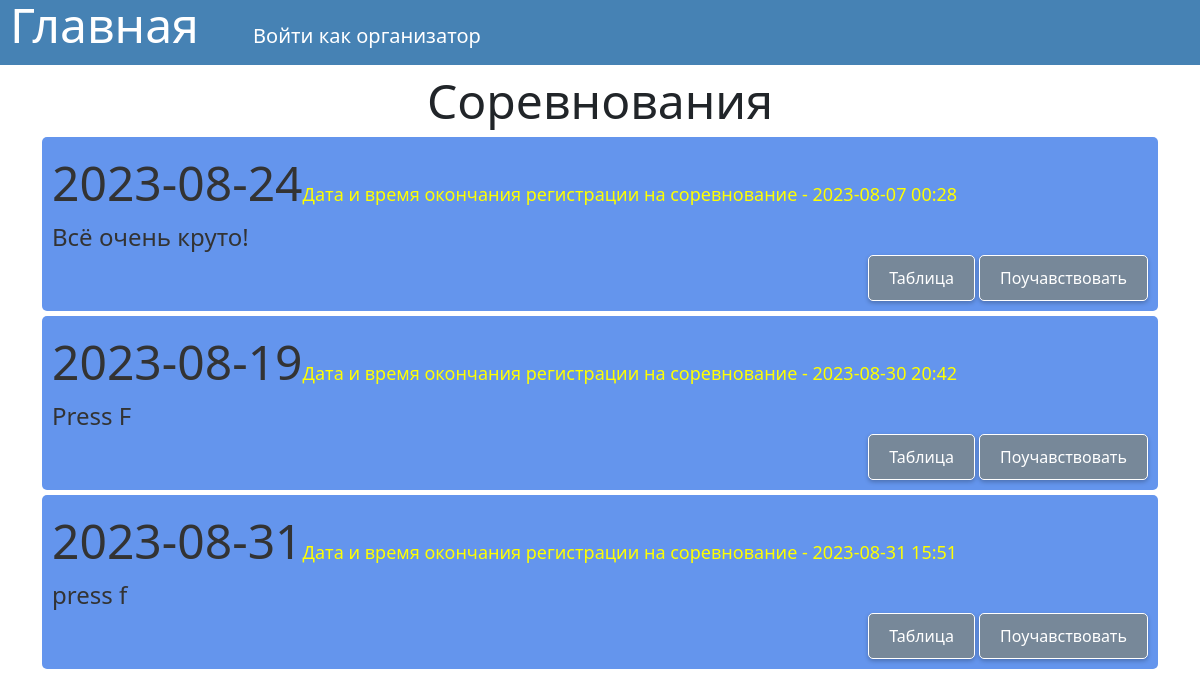
The page / on the database its author committed.
### for_work_with_database/class_db_competition.py (models this page shows)
class Competition(SqlAlchemyBase):
    __tablename__ = 'competition'
    id = Column(Integer, primary_key=True, autoincrement=True)
    date = Column(Text)
    commentary = Column(Text)
    date_of_ending_registration_members = Column(Text)

### main.py (the view)
@app.route("/")
@limiter.limit("5/second")
def main_page():
    if current_user.is_authenticated:
        print(current_user.email)
    sess = db_session.create_session()
    competitions = sess.query(Competition).all()
    print(competitions)
    return render_template("main_page.html", competitions=competitions)

### for_work_with_database/db_session.py (called while the page is built)
def create_session() -> Session:
    global __factory
    return __factory()

### templates/main_page.html (shortened to what this page needs)
{% extends "base.html" %}
{% block content %}
<head>
</head>
<body>
<div align="center">
    <font size="45%">Соревнования</font><br>
</div>
<div align="center">
    <ul class="competitions">
        {% for competition in competitions%}
        <li>
            <div align="left">
                <font size="20%">{{competition.date}}</font><font color="yellow" size="4%">Дата и время окончания регистрации на соревнование - {{" ".join(competition.date_of_ending_registration_members.split("T"))}}</font><br>
                <font size="5%">{{competition.commentary}}</font>
            </div>
            <div align="right">
                <a href="/table/pilot/{{competition.id}}">
                    <button class="green_button">Таблица</button>
                </a>
                {% if not current_user.is_authenticated %}
                    <a href="/reg_team/{{competition.id}}">
                        <button class="green_button">Поучавствовать</button>
                    </a>
                {% endif %}
            </div>
        </li>
        {% endfor %}
    </ul>
</div>
</body>
{% endblock %}

### templates/base.html (shortened to what this page needs)
<!DOCTYPE html>
<html lang="en">
<head>
    <link href="https://cdn.jsdelivr.net/npm/bootstrap@5.0.2/dist/css/bootstrap.min.css" rel="stylesheet"
>
    <link rel="stylesheet" href="{{ url_for('static',filename='styles/style.css') }}">
    <nav class="top-menu">
        <ul>
            <li><a href="/"><font size="20%">Главная</font></a></li>
            {% if not current_user.is_authenticated%}
                <li><a href="/login_user"><span style="font-size: 20px; float: right;">Войти как организатор</span></a></li>
            {% else %}
                <li><a href="/login_user"><span style="font-size: 20px; float: right;">{{current_user.name}} {{current_user.last_name}}</span></a></li>
                <li><a href="/logout"><span style="font-size: 20px; color: red; float: right;">Выйти</span></a></li>
            {% endif %}
        </ul>
    </nav>
</head>
<main role="main" class="container">
    {% block content %}{% endblock %}
</main>
</html>

### static/styles/style.css (style rules this page uses)
.top-menu { background-color: #4682B4; height: 65px; }
.top-menu ul { list-style-type: none; margin: 0; padding: 0; }
.top-menu li { display: inline-block; margin-right: 20px; }
.top-menu li a { color: white; text-decoration: none; font-size: 18px; line-height: 50px; padding: 0 10px; }
ul.competitions { list-style-type: none; padding: 0; margin: 0; }
ul.competitions li { padding: 10px; margin-bottom: 5px; background-color: #6495ED; border-radius: 5px; color: #333; }
a { text-decoration: none; }
button.green_button { background-color: #778899; color: white; border: none; padding: 10px 20px; border-radius: 5px; box-shadow: 0px 2px 4px rgba(0, 0, 0, 0.25); font-size: 16px; border: 1px solid white; }

### rows shown on the page
Competition: date "2023-08-24", date_of_ending_registration_members "2023-08-07 00:28", commentary "Всё очень круто!"
Competition: date "2023-08-19", date_of_ending_registration_members "2023-08-30 20:42", commentary "Press F"
Competition: date "2023-08-31", date_of_ending_registration_members "2023-08-31 15:51", commentary "press f"
